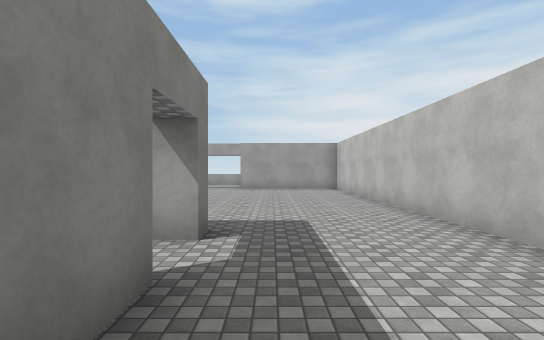
view 1 (above)

24 first-person views from a walk through a Unity game level. The camera is 1.5 m above the floor, looks level and sees 85° across. The floor is counted in squares, 2 m on a side. Each view is taken from the middle of a square. On the plan, view 1 faces up. The plan holds only what a view shows up to about 10 squares ahead; the rest is blank. The place goes on beyond the plan. The player is left out. Door leaves are left out, so doorways stand open. Surface patterns are stand-ins for the level's own textures.

view 2
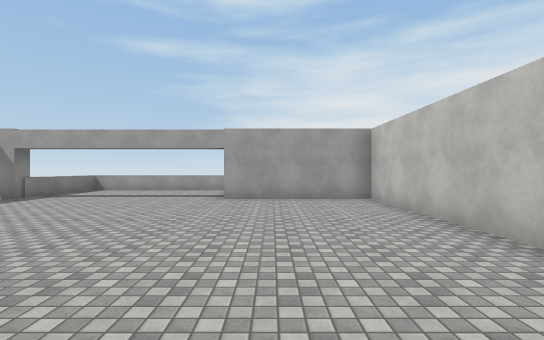

view 3
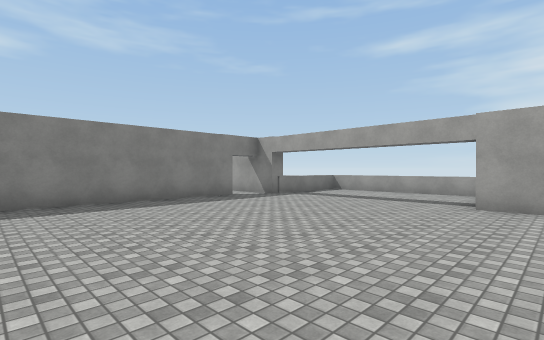

view 4
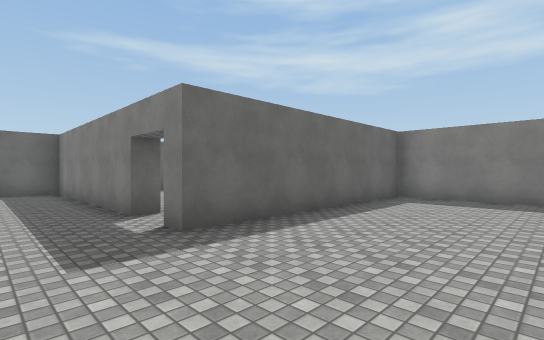

view 5
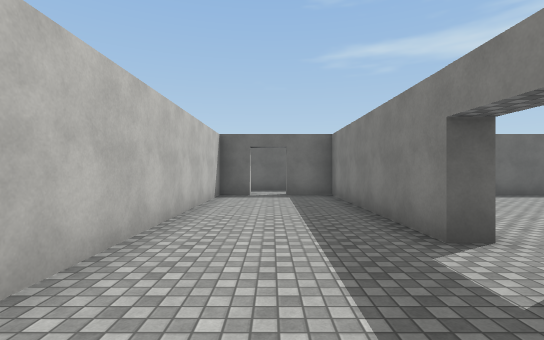

view 6
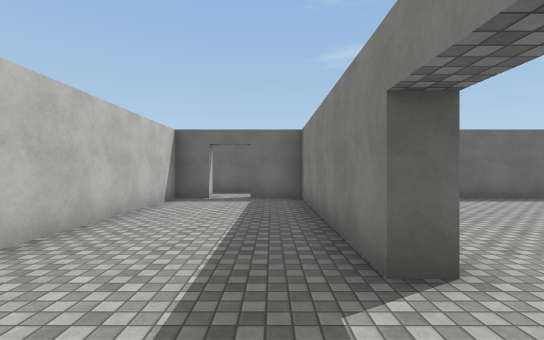

view 7
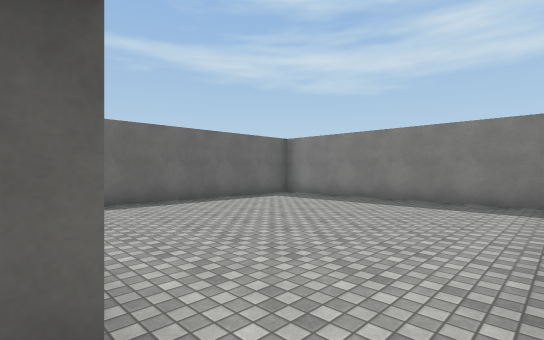

view 8
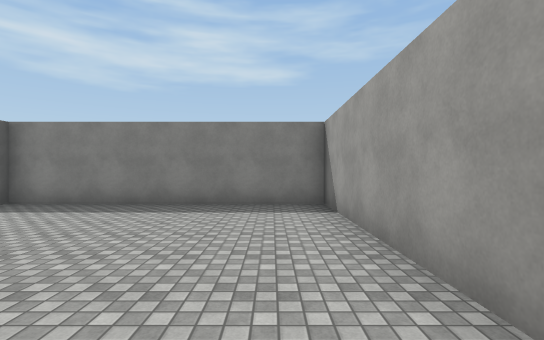

view 9
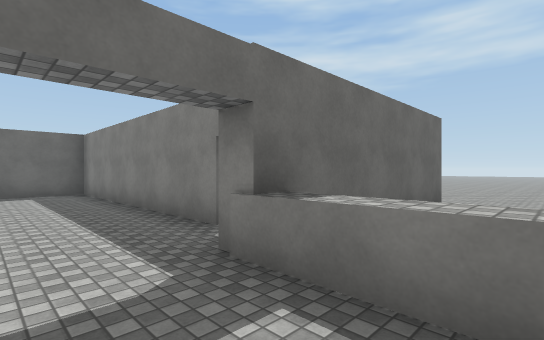

view 10
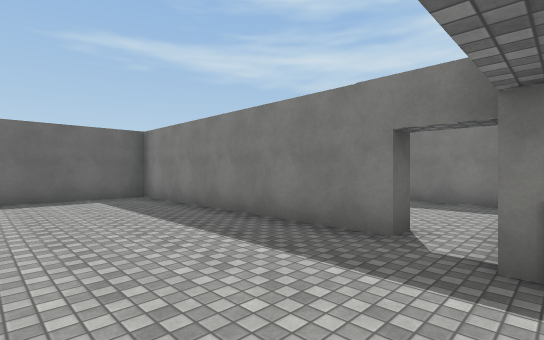

view 11
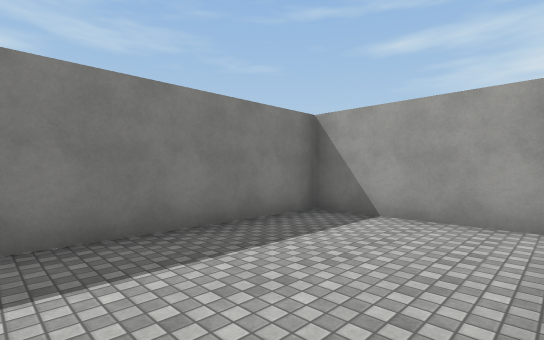

view 12
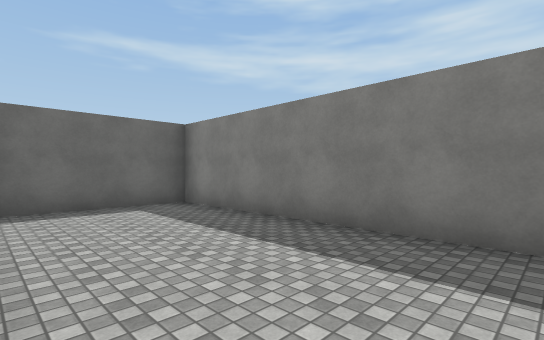

view 13
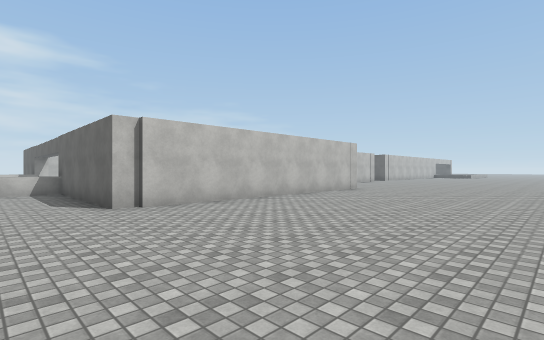

view 14
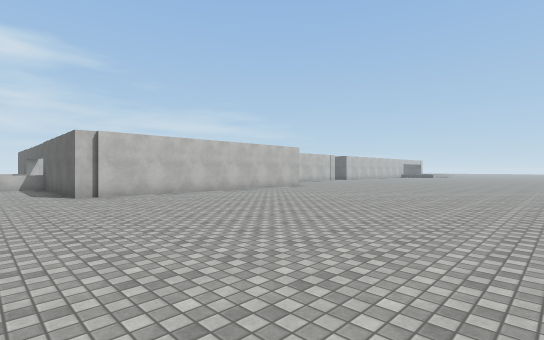

view 15
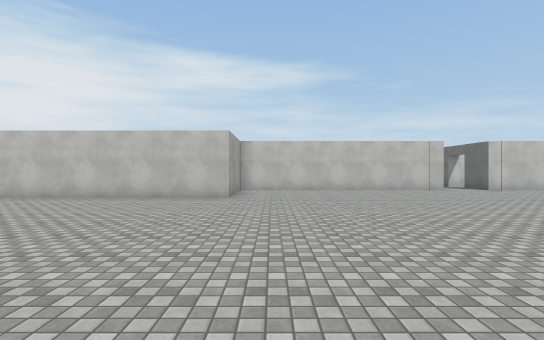

view 16
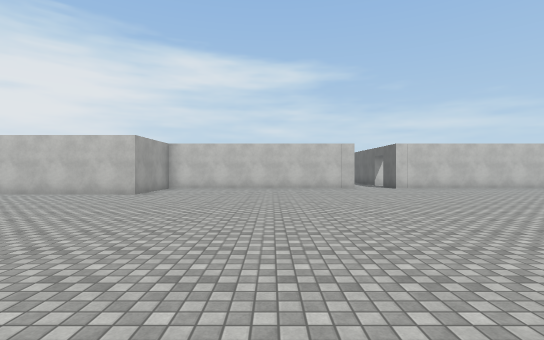

view 17
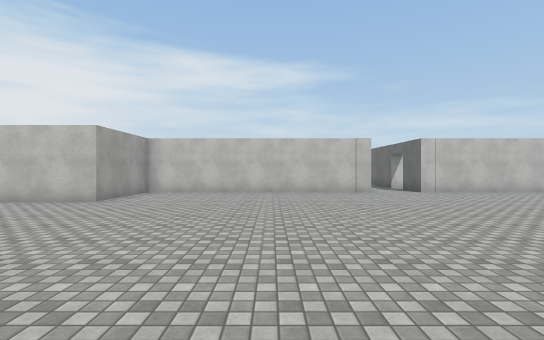

view 18
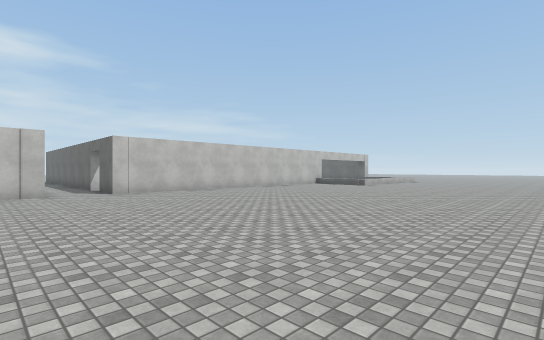

view 19
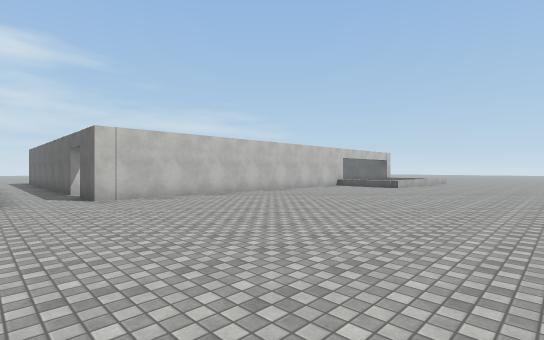

view 20
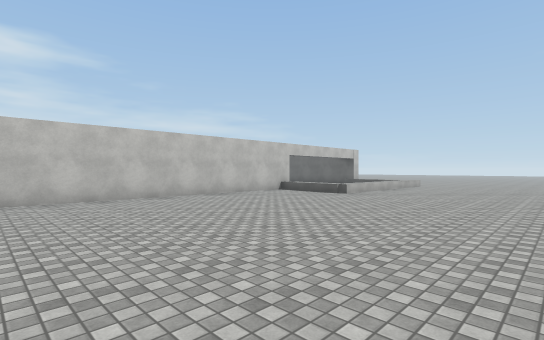

view 21
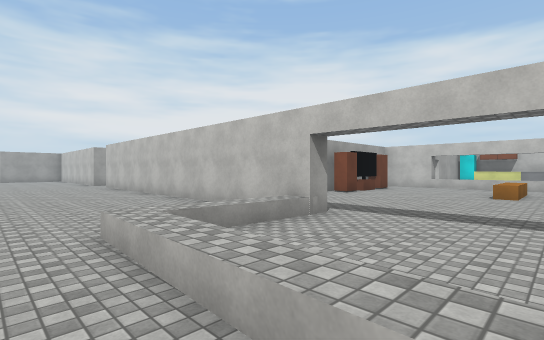

view 22
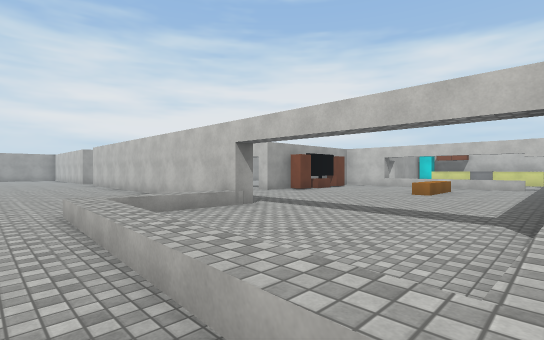

view 23
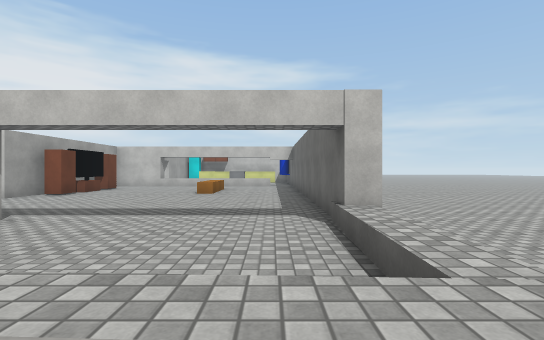

view 24
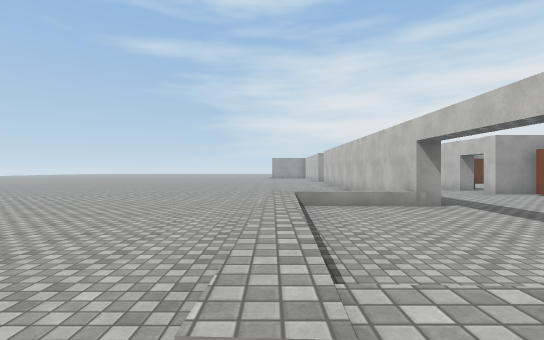

### Floor plan
Ten units are one square. View 1 is at (0, 0); x grows to the right and y downward. Boxes are objects, and circles mark ways between rooms. Rooms are numbered by the first view taken in them; rooms with no view inside come last. Other rooms are left out.
<svg viewBox="-145 -145 176 380">
<path fill="none" stroke="#000" d="M-14 -20 -8 -20 -8 38 6 38M-73 -106 -73 -37 -8 -37 -8 -32 -14 -32M-71 -121 -71 -136M-66 -140 -66 -116 -76 -116M-118 -121 -66 -121M17 44 17 38 26 38 26 -116 -12 -116M-32 -32 -86 -32 -86 38 -29 38M-79 -106 -73 -106M-76 -116 -115 -116 -115 -37 -82 -37M-91 44 -91 -32 -120 -32 -120 -116M-66 60 -48 60M-91 170 -91 60 -76 60M-84 170 -118 168M-37 140 -52 140 -52 134M-95 219 -31 221M6 60 20 60M-91 225 -91 219M-118 -116 -118 -121M-122 217 -120 163M-118 218 -96 219M-118 222 -123 222M-16 191 -36 191 -36 186"/>
<rect x="-45" y="145" width="10" height="10" fill="#bbb"><title>other object</title></rect>
<circle cx="-10" cy="-25" r="3" fill="#2a7"/>
<circle cx="-70" cy="-110" r="3" fill="#2a7"/>
<circle cx="-115" cy="-135" r="3" fill="#2a7"/>
<circle cx="10" cy="40" r="3" fill="#2a7"/>
<text x="-20" y="-70">1</text>
<text x="-50" y="0">2</text>
<text x="-90" y="-80">3</text>
<text x="-140" y="80">4</text>
</svg>
Room 1 opens to room 2. Room 1 opens to room 3. Room 1 opens to room 4.

Where each view was taken, in squares from view 1:
view 1: 0 up, 0 right, facing up
view 2: 4 up, 0 right, facing up
view 3: 5 up, 0 right, facing up-left
view 4: 7 up, 1 right, facing down-left
view 5: 5 up, 1 right, facing down
view 6: 4 up, 0 right, facing down
view 7: 3 up, 1 left, facing down-left
view 8: 2 up, 2 left, facing left
view 9: 14 up, 5 left, facing down-left
view 10: 12 up, 4 left, facing down-left
view 11: 7 up, 8 left, facing up-left
view 12: 10 up, 8 left, facing down-left
view 13: 14 up, 18 left, facing down-right
view 14: 14 up, 21 left, facing down-right
view 15: 2 up, 20 left, facing right
view 16: 1 down, 21 left, facing right
view 17: 1 down, 19 left, facing right
view 18: 3 down, 19 left, facing down-right
view 19: 4 down, 17 left, facing down-right
view 20: 8 down, 17 left, facing down-right
view 21: 20 down, 13 left, facing up-right
view 22: 22 down, 13 left, facing up-right
view 23: 21 down, 13 left, facing right
view 24: 23 down, 12 left, facing up
